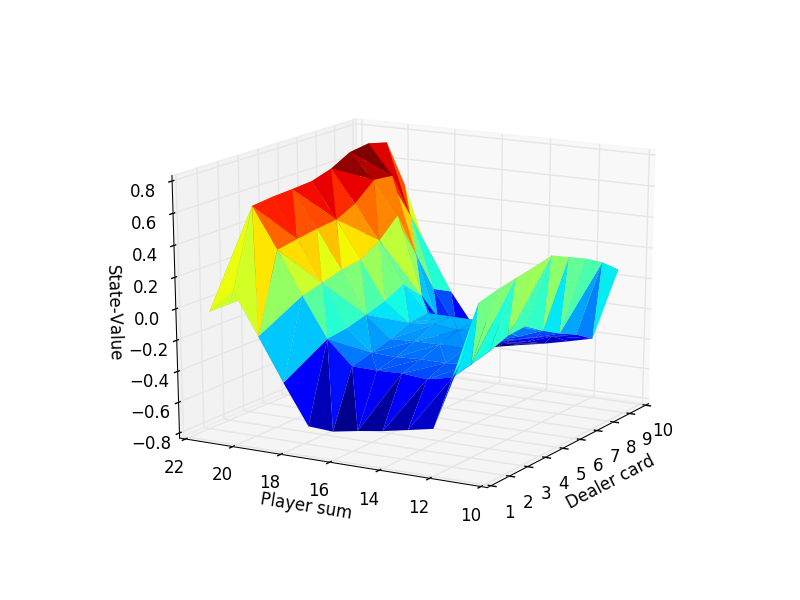

This chart was generated by the following Python code:
import numpy as np 
import random
import matplotlib.pyplot as plt 
from mpl_toolkits.mplot3d import Axes3D
from matplotlib import cm

#define environment
#a state of hand is tuple(sum, whether there is a useable ace)
def randomcard():
	card = np.random.randint(1,14)
	if card > 10:
		card = 10
	return card

#you have to have a ace and it doesn't bust
def useable_ace(hand):
	val, ace = hand
	return ((ace) and (val + 10 <= 21)) 

#get the current max value of cards
def total_value(hand):
	val, ace = hand
	if useable_ace(hand):
		return (val + 10)
	else: 
		return val

def add_card(hand, card):
	val, ace = hand
	if card == 1:
		ace = True
	return (val + card, ace)

#get the dealer's score
def dealer(hand):
	while(total_value(hand) < 17):
		hand = add_card(hand, randomcard())
	return hand #(this is a tuple)

#distribute cards to dealers and players
def init():
	status = 1#1=in progress; 2=player won; 3=draw; 4 = dealer won/player loses
	player_hand = (0,False)
	dealer_hand = (0,False)
	player_hand = add_card(player_hand,randomcard())
	player_hand = add_card(player_hand,randomcard())
	dealer_hand = add_card(dealer_hand,randomcard())
	if total_value(player_hand) == 21:#player got 21
		if total_value(dealer_hand) != 21:
			status = 2
		else:
			status = 3
	return (player_hand,dealer_hand,status)

def play(state,hit):#hit is a flag
	player_hand = state[0]
	dealer_hand = state[1]
	status = state[2]
	p_total = total_value(player_hand)
	dealer_tot = total_value(dealer_hand)
	if (not hit):
		#print "not hit"
		dealer_hand = dealer(dealer_hand)
		p_total = total_value(player_hand)
                dealer_tot = total_value(dealer_hand)
                status = 1
                if (dealer_tot > 21):
                    status = 2 #player wins
                elif (dealer_tot == p_total):
                    status = 3 #draw
                elif (dealer_tot < p_total):
                    status = 2 #player wins
                elif (dealer_tot > p_total):
                    status = 4
	else:
		#print "hit"
		player_hand = add_card(player_hand, randomcard())
                d_hand = dealer(dealer_hand)
                p_total = total_value(player_hand)
                status = 1
                if (p_total == 21):
                    if (total_value(d_hand) == 21):
                        status = 3 #draw
                    else:
                        status = 2 #player wins!
                elif (p_total > 21):
                    status = 4 #player loses
                elif (p_total < 21):
                        status = 1
	return (player_hand,dealer_hand,status)

def calcreward(status):
	return 3-status

def getRLstate(state):#that is what the player knows
	player_hand, dealer_hand, status = state
	player_val, player_ace = player_hand
	return (player_val, player_ace, dealer_hand[0])

def q(state,av_table):
	return np.array([av_table[(state,0)],av_table[(state,1)]])

def update(av_table,av_count,returns):
	for i in returns:
		av_table[i] = av_table[i]+(1.0/av_count[i])*(returns[i]-av_table[i])
	return av_table

def main():
	epochs = 5000000
	epsilon = 0.1 #exploitatio & exploration
	#(player's value, usable ace, dealer's card)
	state_space = []
	for card in range(1,11):
		for val in range(11,22):
			state_space.append((val,False,card))
			state_space.append((val,True,card))
	#state-action table
	av_table = {}
	for state in state_space:
		av_table[(state,0)] = 0.0
		av_table[(state,1)] = 0.0
	#count the time this stateaction is met FOR UPDATING
	av_count = {}
	for stateaction in av_table:
		av_count[stateaction] = 0

	#start playing
	for i in range(epochs):
		state = init()
		player_hand, dealer_hand, status = state
		while player_hand[0] < 11:
			player_hand = add_card(player_hand,randomcard())
			state = (player_hand, dealer_hand, status)
		rl_state = getRLstate(state) 

		returns = {}#to hold current epoch (state,action,reward)
		while(state[2] == 1):
			act_prob = q(rl_state,av_table)
			if np.random.rand() < epsilon:#choose action randomly
				action = np.random.randint(0,2)
			else:#choose action with greater value
				action = np.argmax(act_prob)
			av_count[(rl_state,action)] += 1
			returns[(rl_state,action)] = 0#add a-v pair to returns list, default value to 0
			state = play(state,action) #step further
			rl_state = getRLstate(state)
		for i in returns:
			returns[i] = calcreward(state[2])
		av_table = update(av_table,av_count,returns)
	print "finish %d rounds of blackjack" % epochs

	#ploting (no useable Aces are present
	fig = plt.figure()
	ax = fig.add_subplot(111, projection='3d', )
	ax.set_xlabel('Dealer card')
	ax.set_ylabel('Player sum')
	ax.set_zlabel('State-Value')

	x,y,z = [],[],[]
	for key in state_space:
		if (not key[1]):
			x.append(key[2])
			y.append(key[0])
			z.append(np.max(np.array([av_table[(key,0)],av_table[(key,1)]])))
	ax.plot_trisurf(x,y,z, linewidth=.02, cmap=cm.jet)
	plt.show()

if __name__ == "__main__":
	main()
